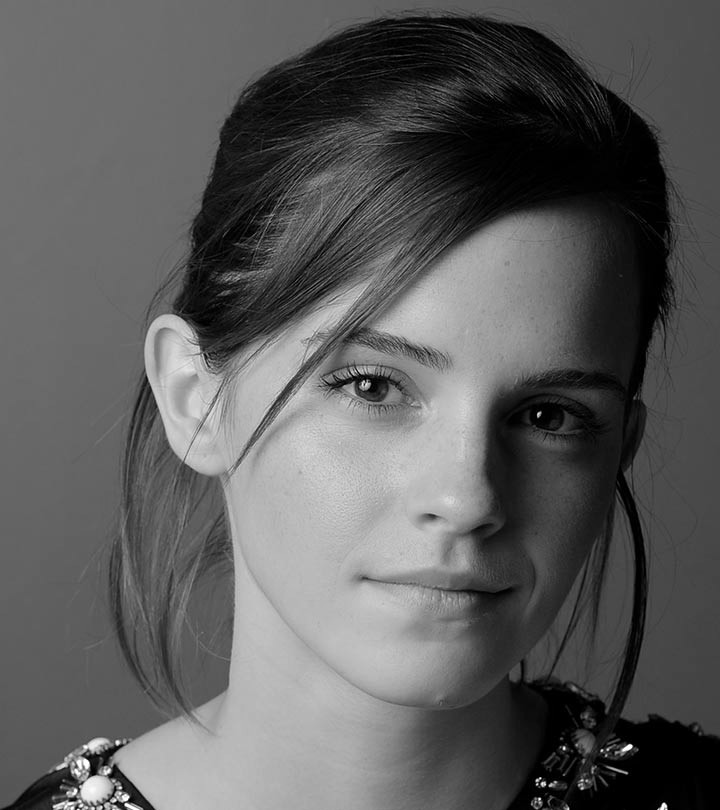
#> input picture emma_gray.jpg, 720 x 810 px, found by its file name
$ jupyter execute --allow-errors Assignment.ipynb   (shell and % lines are left out)   (text cells are left out)
#> lines starting #> are read from the running program, lines starting #| are printed output that depends on the picture; pictures that were not available may be replaced by others from this repository, and a replacement may not be noted
[cell 1]
import numpy as np
import matplotlib.pyplot as plt
import cv2 as cv

img=cv.imread(r'C:\Python39\cv\assignment_01\emma_gray.jpg',cv.IMREAD_GRAYSCALE)
#> img is the input picture: shape (810, 720); min 0, max 255, mean 92.2
assert img is not None

t1=np.linspace(0,50,50) ;t2=np.linspace(50,100,0);t3=np.linspace(100,255,100);t4=np.linspace(150,255,106)
t=np.concatenate((t1,t2,t3,t4),axis=0).astype(np.uint8)
fig,ax=plt.subplots(1,3,figsize=(12,6))

ax[0].plot(t);ax[0].set_aspect('equal');ax[0].set_xlim(0,300);ax[0].set_ylim(0,300);ax[0].set_title('Transformation curve')

assert len(t)== 256
g = cv.LUT(img,t)
ax[1].imshow(img,cmap='gray');ax[1].set_title('Original');ax[2].imshow(g,cmap='gray');ax[2].set_title('Linear thransformed')
plt.show()
#> figure, not shown here; panel 1: curve peaks at x = 149, y = 255

[cell 2]
import numpy as np
import matplotlib.pyplot as plt
import cv2 as cv

img=cv.imread(r'C:\Python39\cv\assignment_01\brain_proton_density_slice.png',cv.IMREAD_GRAYSCALE)
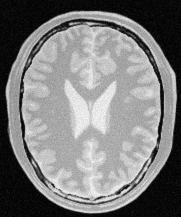
#> input picture brain_proton_density_slice.png, 181 x 217 px, found by its file name
#> img is the input picture: shape (217, 181); min 0, max 251, mean 123.7
assert img is not None

t1=np.linspace(0,0,140); t2=np.linspace(0,255,25); t3=np.linspace(255,255,10); t4=np.linspace(255,0,25); t5=np.linspace(0,0,56)

t=np.concatenate((t1,t2,t3,t4,t5),axis=0).astype(np.uint8)
assert len(t)== 256
g = cv.LUT(img,t)
#> g: shape (217, 181)

t1_=np.linspace(0,0,180); t2_=np.linspace(0,255,5); t3_=np.linspace(255,255,20); t4_=np.linspace(255,0,15); t5_=np.linspace(0,0,36)

t_=np.concatenate((t1_,t2_,t3_,t4_,t5_),axis=0).astype(np.uint8)

assert len(t_)== 256
h = cv.LUT(img,t_)

fig,ax=plt.subplots(1,5,figsize=(24,6))
ax[0].imshow(img,cmap='gray');ax[0].set_title('Original')

ax[1].plot(t); ax[1].set_aspect('equal'); ax[1].set_xlim(0,300); ax[1].set_ylim(0,300)
ax[1].set_title('Transformation curve for white matter')

ax[2].imshow(g,cmap='gray');ax[2].set_title('White matter')

ax[3].plot(t_); ax[3].set_aspect('equal'); ax[3].set_xlim(0,300); ax[3].set_ylim(0,300)
ax[3].set_title('Transformation curve for gray matter')

ax[4].imshow(h,cmap='gray'); ax[4].set_title('gray matter')
plt.show()
#> figure, not shown here; panel 2: curve peaks at x = 164, y = 255; panel 4: curve peaks at x = 184, y = 255

[cell 3]
import numpy as np
import matplotlib.pyplot as plt
import cv2 as cv

img=cv.imread(r'C:\Python39\cv\assignment_01\photoshop.png',cv.IMREAD_GRAYSCALE)
#> (the rest of this cell did not finish here and is left out)

[cell 4]
import numpy as np
import cv2 as cv
import matplotlib.pyplot as plt

img=cv.imread(r'C:\Python39\cv\assignment_01\highlights_and_shadows.jpg')
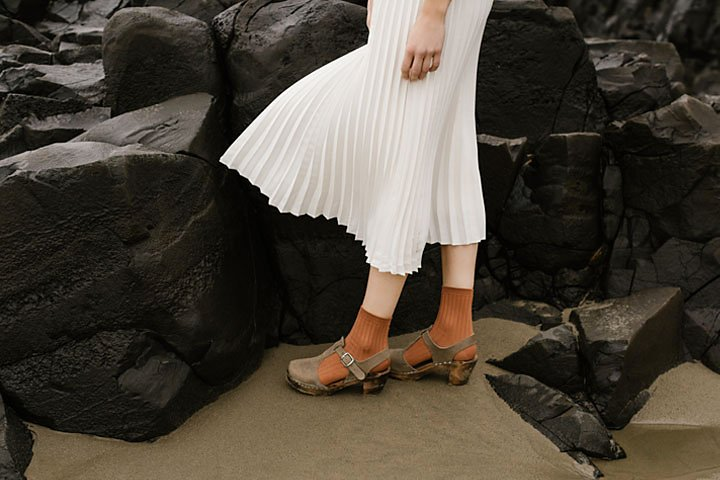
#> input picture highlights_and_shadows.jpg, 720 x 480 px, found by its file name
#> img is the input picture: shape (480, 720, 3); mean B, G, R 58.1, 68.6, 75.7
assert img is not None

gamma = 1.5

lab_img=cv.cvtColor(img,cv.COLOR_BGR2Lab).astype("float32")
lab_img[1,:,:] = lab_img[1,:,:] * gamma
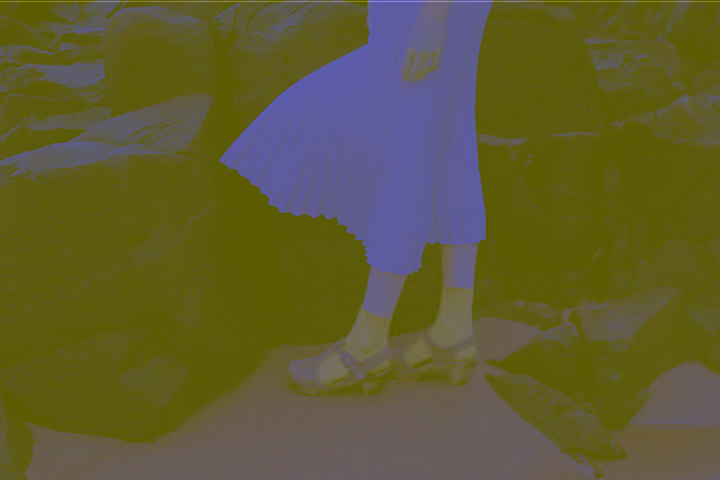
#> lab_img: shape (480, 720, 3) float32; mean B, G, R 71.3, 129.1, 135; drawn with min black and max white
gamma_img = cv.cvtColor(lab_img.astype("uint8"),cv.COLOR_Lab2BGR)

hist_i = cv.calcHist([img],[0],None,[256],[0,256])
#> hist_i = 256 values, max 8229 at index 13, min 0 at index 254, mean 1350

hist_g = cv.calcHist([gamma_img],[0],None, [256],[0,256])
#> hist_g = 256 values, max 14555 at index 10, min 0 at index 254, mean 1350

print("Gamma is %f"%gamma)
fig,ax=plt.subplots(1,4,figsize=(24,3))

ax[0].imshow(cv.cvtColor(img,cv.COLOR_BGR2RGB)); ax[0].set_title('Original')
ax[1].plot(hist_i); ax[1].set_title('Histogram for original image')

ax[2].imshow(cv.cvtColor(gamma_img,cv.COLOR_BGR2RGB)); ax[2].set_title('Gamma corrected')
ax[3].plot(hist_g); ax[3].set_title('Hostorgram for gamma corrected')

plt.show()
#> figure, not shown here; panel 2: curve peaks at x = 13, y = 8229; panel 4: curve peaks at x = 10, y = 14555

[cell 5]
import numpy as np
import cv2 as cv
import matplotlib.pyplot as plt

f=cv.imread(r'C:\Python39\cv\exercices\lec 2\shells.tif', cv.IMREAD_GRAYSCALE)
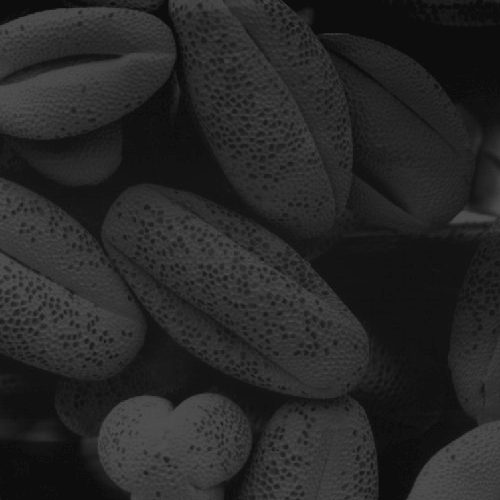
#> input picture shells.png, 500 x 500 px, given in place of shells.tif, which was not available
#> f is the input picture: shape (500, 500); min 13, max 83, mean 38.7
assert f is not None

histogram_array = np.bincount(f.flatten(), minlength=256)
#> histogram_array = 256 values, max 17718 at index 13, min 0 at index 0, mean 976.6

num_pixels = np.sum(histogram_array)
#> num_pixels = 250000
hist = histogram_array/num_pixels
#> hist = 256 values, max 0.0709 at index 13, min 0 at index 0, mean 0.00391

hist_c = np.cumsum(histogram_array)
#> hist_c = 256 values from 0 to 250000

transform_map = np.floor(255 * hist_c).astype(np.uint8)
#> transform_map = 256 values, max 252 at index 58, min 0 at index 0, mean 110.4

img_list = list(f.flatten())
#> img_list = 250000 items

eq_img_list = [transform_map[i] for i in img_list]
#> eq_img_list = 250000 items

hist_eq = np.reshape(np.asarray(eq_img_list), f.shape)
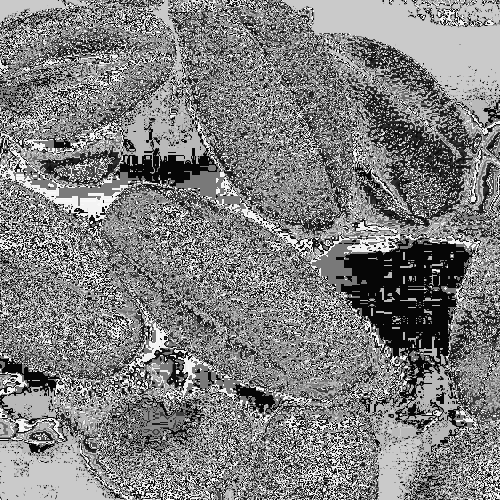
#> hist_eq: shape (500, 500); min 6, max 252, mean 127.6

hist_f = cv.calcHist([f],[0],None,[256],[0,256])
#> hist_f has the same summary as histogram_array

hist_g = cv.calcHist([hist_eq],[0],None, [256],[0,256])
#> hist_g = 256 values, max 17718 at index 202, min 0 at index 0, mean 976.6

fig, ax = plt.subplots(1,4, figsize=(24,4))
ax[0].imshow(cv.cvtColor(f,cv.COLOR_BGR2RGB)); ax[0].set_title('Original')
ax[1].plot(hist_f); ax[1].set_title('Histogram for Original')

ax[2].imshow(cv.cvtColor(hist_eq,cv.COLOR_BGR2RGB)); ax[2].set_title('Hist equalized image')
ax[3].plot(hist_g); ax[3].set_title('Histogram for equalized')

plt.show()
#> figure, not shown here; panel 2: curve peaks at x = 13, y = 17718; panel 4: curve peaks at x = 202, y = 17718

[cell 6]
import cv2 as cv
import numpy as np
from matplotlib import pyplot as plt

img_large= cv.imread(r'C:\Python39\cv\assignment_01\a1q5images\im01.png',cv.IMREAD_GRAYSCALE)
img_small=cv.imread(r'C:\Python39\cv\assignment_01\a1q5images\im01small.png',cv.IMREAD_GRAYSCALE)
#> (the rest of this cell did not finish here and is left out)

[cell 7]
import cv2 as cv
import numpy as np
from matplotlib import pyplot as plt

img = cv.imread(r'C:\Python39\cv\assignment_01\einstein.png',cv.IMREAD_GRAYSCALE).astype(np.float32)
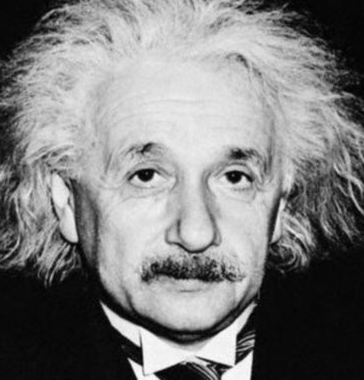
#> input picture einstein.png, 364 x 380 px, found by its file name
#> img: shape (380, 364) float32; min 0, max 255, mean 125.9
assert img is not None

#sobel vertical
kernel_v=np.array([(-1,-2,-1),(0,0,0),(1,2,1)], dtype=np.float32)
imgv = cv.filter2D(img,-1,kernel_v)

#sobel horizontal
kernel_h=np.array([(-1,0,1),(-2,0,2),(-1,0,1)], dtype=np.float32)
imgh = cv.filter2D(img,-1,kernel_h)

grad_mag = np.sqrt(imgv**2+imgh**2)

fig1,ax = plt.subplots(1,4,sharex='all', sharey='all',figsize=(18,5))
fig1.suptitle("Sobel using filter2D")
ax[0].imshow(img,cmap='gray'); ax[0].set_title('Original')
ax[1].imshow(imgv,cmap='gray'); ax[1].set_title('Sobel vertical $f_x$')
ax[2].imshow(imgh,cmap='gray'); ax[2].set_title('Sobel Horizontal $f_y$')
ax[3].imshow(grad_mag,cmap='gray'); ax[3].set_title('Gradient magnititude $\sqrt{f_x^2 + f_y^2}$')

#sobel verical & horizontal manual method
height, width = img.shape
#> height = 380; width = 364
man_imgv=np.ones(( height,width))
man_imgh=np.ones((height,width))
for i in range(0,width-2,3):
    for j in range(0,height-2,3):
        man_imgv[j][i] = np.sum(np.multiply(img[j:j+3,i:i+3],kernel_v))
        man_imgh[j][i] = np.sum(np.multiply(img[j:j+3,i:i+3],kernel_h))
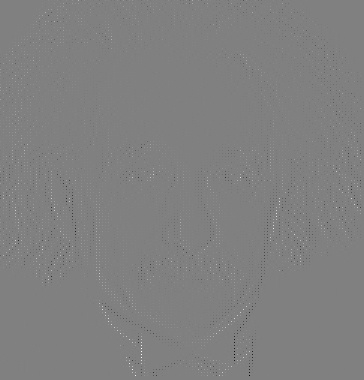
#> man_imgh: shape (380, 364) float64; min -710, max 697, mean 0.9; drawn with min black and max white
man_grad_mag = np.sqrt(man_imgv**2+man_imgh**2)

fig2,ax_ = plt.subplots(1,4,sharex='all', sharey='all',figsize=(18,5))
fig2.suptitle("Sobel using own code")
ax_[0].imshow(img,cmap='gray'); ax_[0].set_title('Original')
ax_[1].imshow(man_imgv,cmap='gray'); ax_[1].set_title('Sobel vertical $f_x$')
ax_[2].imshow(man_imgh,cmap='gray'); ax_[2].set_title('Sobel Horizontal $f_y$')
ax_[3].imshow(man_grad_mag,cmap='gray'); ax_[3].set_title('Gradient magnititude $\sqrt{f_x^2 + f_y^2}$')

plt.show()

[cell 8]
import numpy as np
import cv2 as cv
from matplotlib import pyplot as plt

img = cv.imread(r'C:\Python39\cv\assignment_01\daisy.jpg')
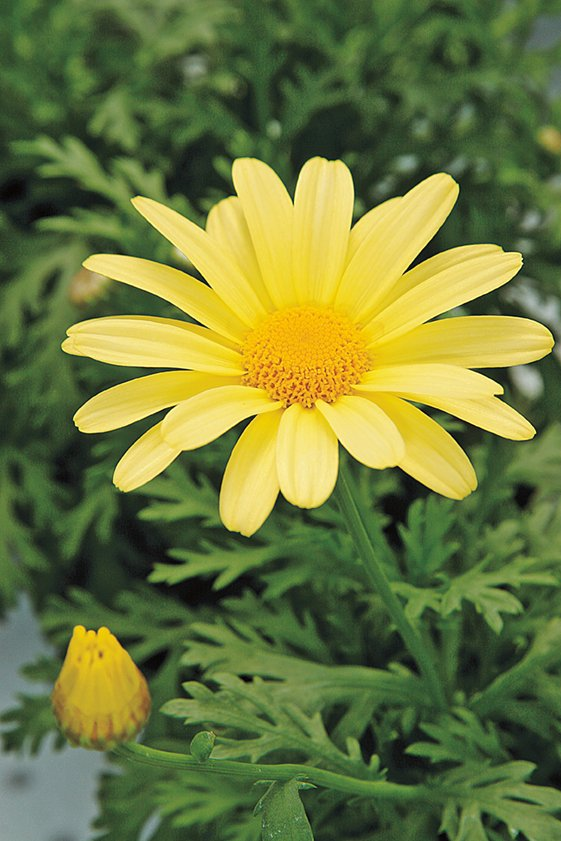
#> input picture daisy.jpg, 561 x 841 px, found by its file name
#> img is the input picture: shape (841, 561, 3); mean B, G, R 60.7, 120.3, 108.5

mask = np.zeros(img.shape[:2],np.uint8)
bgdModel = np.zeros((1,65),np.float64)
fgdModel = np.zeros((1,65),np.float64)
rect = (0,0,800,550)
cv.grabCut(img,mask,rect,bgdModel,fgdModel,5,cv.GC_INIT_WITH_RECT)

mask2 = np.where((mask==2)|(mask==0),0,1).astype('uint8')

fg_img = img*mask2[:,:,np.newaxis]
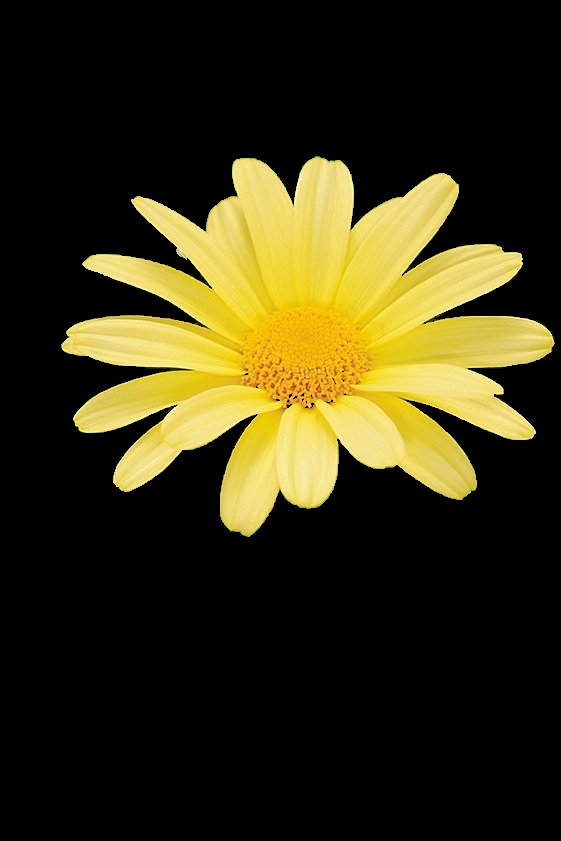
#> fg_img: shape (841, 561, 3); mean B, G, R 19.2, 48, 53.7
bg_img=img-fg_img
blur_bg=cv.GaussianBlur(bg_img,(9,9),cv.BORDER_DEFAULT)
fin_img=blur_bg+fg_img

fig, ax=plt.subplots(1,5,figsize=(24,6))
ax[0].imshow(mask2); ax[0].set_title("Mask")
ax[1].imshow(cv.cvtColor(fg_img,cv.COLOR_BGR2RGB)); ax[1].set_title("Foreground")
ax[2].imshow(cv.cvtColor(bg_img,cv.COLOR_BGR2RGB)); ax[2].set_title("Background")

ax[3].imshow(cv.cvtColor(img,cv.COLOR_BGR2RGB)); ax[3].set_title("Original")
ax[4].imshow(cv.cvtColor(fin_img,cv.COLOR_BGR2RGB)); ax[4].set_title("Enhanced")

plt.show()
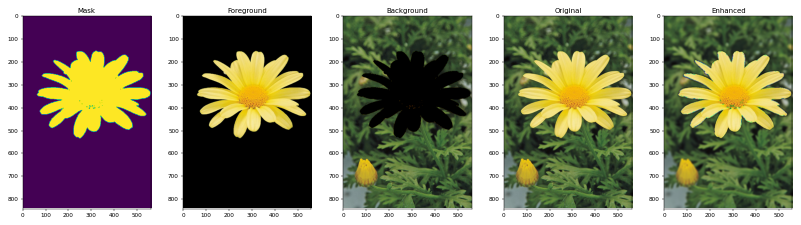
#> figure drawn by matplotlib, 5 panels
